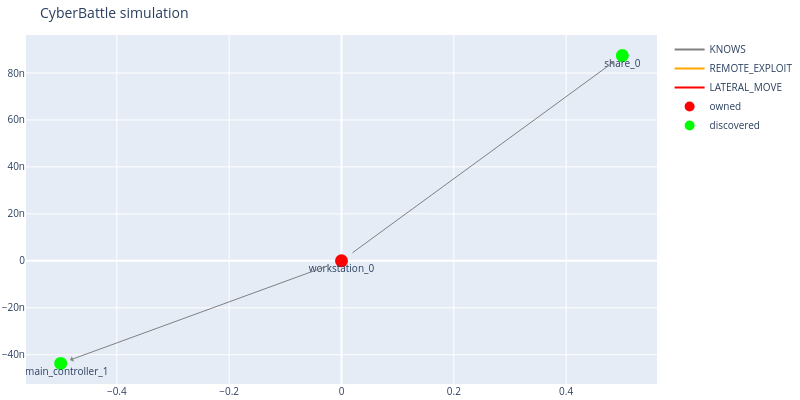

Write notebook code for a chart like this one.
### Code cell
outcome = c2.run_attack("workstation_0", "EnumerateFileShares")
dbg.plot_discovered_network()
c2.print_all_attacks()

### Figure 1 — Plotly figure (JSON) as saved in the notebook; plotly's stock layout.template omitted (floating-point values rounded to 4 significant figures)
{"data": [{"line": {"color": "gray"}, "mode": "lines", "name": "KNOWS", "type": "scatter", "x": [0], "y": [0]}, {"line": {"color": "orange"}, "mode": "lines", "name": "REMOTE_EXPLOIT", "type": "scatter", "x": [0], "y": [0]}, {"line": {"color": "red"}, "mode": "lines", "name": "LATERAL_MOVE", "type": "scatter", "x": [0], "y": [0]}, {"hoverinfo": "text", "marker": {"color": "#D32F2E", "line": {"color": "rgb(255,0,0)", "width": 8}, "size": 5, "symbol": "circle-dot"}, "mode": "markers+text", "name": "owned", "text": ["workstation_0"], "textposition": "bottom center", "type": "scatter", "x": [0], "y": [0]}, {"hoverinfo": "text", "marker": {"color": "#0e9d00", "line": {"color": "rgb(0,255,0)", "width": 8}, "size": 5, "symbol": "circle-dot"}, "mode": "markers+text", "name": "discovered", "text": ["domain_controller_1", "share_0"], "textposition": "bottom center", "type": "scatter", "x": [-0.5, 0.5], "y": [-4.371e-08, 8.742e-08]}], "layout": {"annotations": [{"align": "center", "arrowcolor": "gray", "arrowhead": 1, "arrowsize": 1, "arrowwidth": 1, "ax": 0, "axref": "x", "ay": 0, "ayref": "y", "hovertext": "KNOWS", "opacity": 1, "showarrow": true, "standoff": 10, "startstandoff": 10, "x": -0.5, "xref": "x", "y": -4.371e-08, "yref": "y"}, {"align": "center", "arrowcolor": "gray", "arrowhead": 1, "arrowsize": 1, "arrowwidth": 1, "ax": 0, "axref": "x", "ay": 0, "ayref": "y", "hovertext": "KNOWS", "opacity": 1, "showarrow": true, "standoff": 10, "startstandoff": 10, "x": 0.5, "xref": "x", "y": 8.742e-08, "yref": "y"}], "autosize": false, "font": {"size": 10}, "height": 400, "hovermode": "closest", "margin": {"b": 15, "l": 2, "r": 2, "t": 35}, "showlegend": true, "title": {"text": "CyberBattle simulation"}, "width": 800}}
